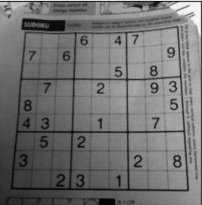
#> input picture cpp/dave.jpg, 202 x 205 px
$ jupyter execute --allow-errors haris2.ipynb   (older library calls are emulated)
#> lines starting #> are read from the running program, lines starting #| are printed output that depends on the picture; after the words box and inside, x2 and y2 are one past the last pixel; in counts of white or black regions, pixels touching at a corner belong together
[cell 1]
import cv2
import numpy as np
import matplotlib.pyplot as plt
from random import randint

[cell 2]
def find_max(R, i, j):
 max_point = 0

 for k in [-1, 0, 1]:
     for l in [-1, 0, 1]:
         if (max_point < R[i+k][j+l]):
             max_point = R[i+k][j+l]
 return max_point

[cell 3]
def matrix_multiply(I_x, I_y):
 (h, w) = I_x.shape
 result = np.empty((h, w))

 for i in range(0, h):
     for j in range(0, w):
         result[i][j] = I_x[i][j] * I_y[i][j]

 return result

[cell 4]
def nonmax_suppression(R, i, j, max_point):
 for k in [-1, 0, 1]:
     for l in [-1, 0, 1]:
         if (R[i+k][j+l] == max_point):
             continue
         else:
             R[i+k][j+l] = 0

[cell 5]
def calculate_trace(A, B):
 return A + B

[cell 6]
def calculate_det(A, B, C):
 det = matrix_multiply(A, B) - matrix_multiply(C, C)

 return det

[cell 7]
imm = ['dave.jpg']
ppp = 0
for so in imm:
    img = cv2.imread(so)
#> img is the input picture: shape (205, 202, 3); min 0, max 255, mean 112.3
    plt.subplot(1, 2, ppp*2+1)
    plt.imshow(img, cmap='gray')
    plt.title('Input')
    plt.xticks([])
    plt.yticks([])

    gray = cv2.cvtColor(img, cv2.COLOR_BGR2GRAY)

    gaussian_blur = cv2.GaussianBlur(gray, (3, 3), 0)

    I_X = cv2.Sobel(gaussian_blur, cv2.CV_64F, 1, 0, ksize=3)
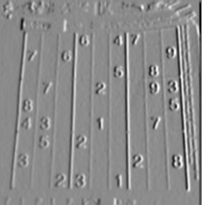
#> I_X: shape (205, 202) float64; min -394, max 330, mean 1.2; drawn with min black and max white
    I_Y = cv2.Sobel(gaussian_blur, cv2.CV_64F, 0, 1, ksize=3)
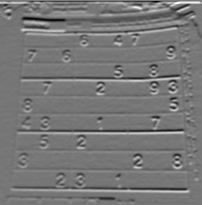
#> I_Y: shape (205, 202) float64; min -373, max 419, mean -1.7; drawn with min black and max white

    A = matrix_multiply(I_X, I_X)
    B = matrix_multiply(I_X, I_Y)
    C = matrix_multiply(I_Y, I_Y)

    _A = cv2.GaussianBlur(A, (3, 3), 0)
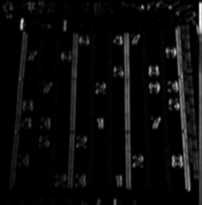
#> _A: shape (205, 202) float64; min 0, max 91273.8, mean 4203.2; drawn with min black and max white
    _B = cv2.GaussianBlur(B, (3, 3), 0)
    _C = cv2.GaussianBlur(C, (3, 3), 0)
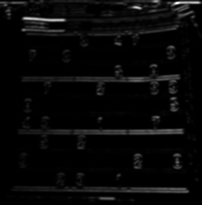
#> _C: shape (205, 202) float64; min 0, max 121504.8, mean 4004.5; drawn with min black and max white

    K = 0.04

    R = calculate_det(_A, _B, _C) - K*calculate_trace(_A, _B)
#> after the loop in matrix_multiply (call 4), `for i in range(0, h):`:
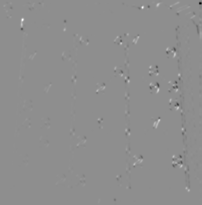
#> result: shape (205, 202) float64; min -2.09e+09, max 1.65e+09, mean -229630.1; drawn with min black and max white
#> after the loop in matrix_multiply (call 5), `for i in range(0, h):`:
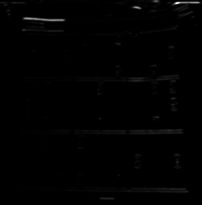
#> result: shape (205, 202) float64; min 0, max 1.48e+10, mean 94443858.2; drawn with min black and max white
#> in calculate_det, `det = matrix_multiply(A, B) - matrix_multiply(C, C)`:
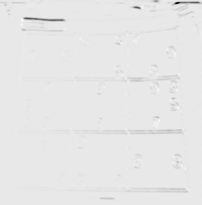
#> det: shape (205, 202) float64; min -1.45e+10, max 1.38e+09, mean -94673488.3; drawn with min black and max white
#> in calculate_trace, `return A + B`:
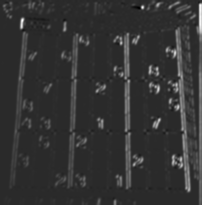
#> returned value: shape (205, 202) float64; min -18573, max 93222.8, mean 4270.7; drawn with min black and max white
    _, R = cv2.threshold(R, R.max() // 500, R.max(), cv2.THRESH_BINARY)
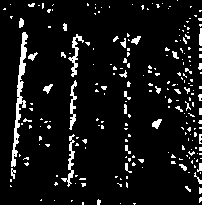
#> R: shape (205, 202) float64; values 0 (black) and 1.38e+09 (white), 8% white; 230 white regions (195 under 20 px), largest, box (x1, y1, x2, y2) and area: (11, 32, 28, 167) 618, (68, 34, 84, 77) 198, (61, 134, 75, 187) 195

    (h, w) = R.shape
#> h = 205; w = 202
    for i in range(1, h - 1, 2):
        for j in range(1, w - 1, 2):
            max_pixel = find_max(R, i, j)
            nonmax_suppression(R, i, j, max_pixel)

    R_dst=cv2.dilate(R,None)
#> R_dst: shape (205, 202) float64; values 0 (black) and 1.38e+09 (white), 19.1% white; 120 white regions (44 under 20 px), largest, box (x1, y1, x2, y2) and area: (9, 31, 39, 183) 1266, (60, 133, 87, 188) 486, (60, 33, 91, 78) 467
    img[R_dst > 0.001*R_dst.max()] = (0, 255, 0)
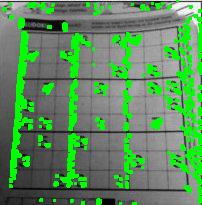
#> img: shape (205, 202, 3); mean B, G, R 92, 140.6, 92


    # print(ppp*2+1, ppp*2+2)
    plt.subplot(1, 2, ppp*2+2)
    plt.imshow(img, cmap='gray')
    plt.title('Output')
    plt.xticks([])
    plt.yticks([])
    ppp += 1

$ run again, with cpp/1.png saved as cpp/dave.jpg
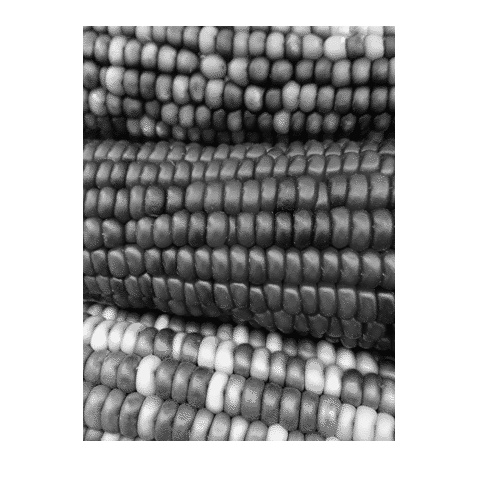
#> input picture cpp/1.png, 478 x 498 px
#> img is the input picture: shape (498, 478, 3); min 0, max 255, mean 170.5
#> R_dst: shape (498, 478) float64; values 0 (black) and 1.66e+10 (white), 11.2% white; 350 white regions (51 under 20 px), largest, box (x1, y1, x2, y2) and area: (348, 382, 368, 431) 314, (384, 156, 398, 201) 304, (219, 361, 236, 400) 303
#> `img[R_dst > 0.001*R_dst.max()] = (0, 255, 0)`:
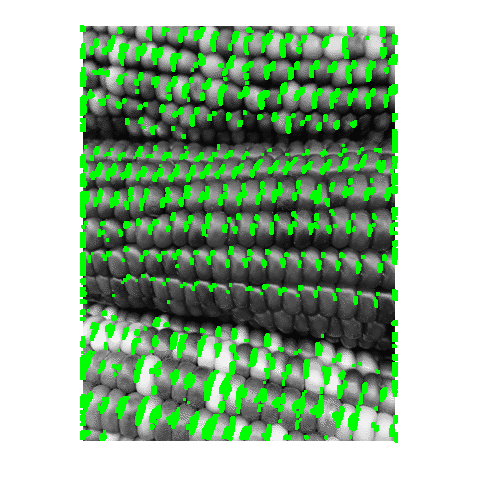
#> img: shape (498, 478, 3); mean B, G, R 157.2, 185.8, 157.2
